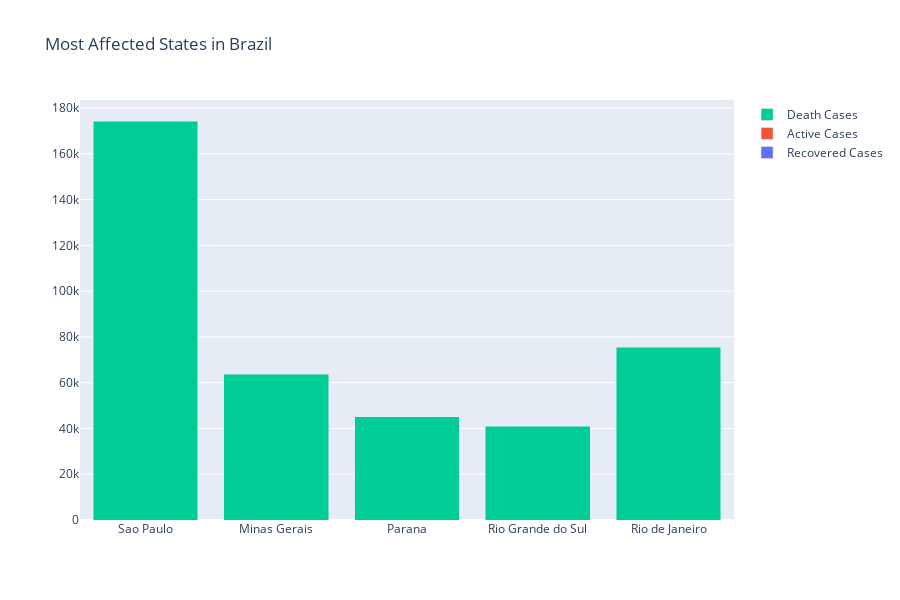

The notebook cell saved with this chart:
### Code cell
# Brazil
fig6 = go.Figure(data = [
    go.Bar(name = 'Recovered Cases', x = topstates_brazil['State'], y = topstates_brazil['Recovered']),
    go.Bar(name = 'Active Cases', x = topstates_brazil['State'], y = topstates_brazil['Active']),
    go.Bar(name = 'Death Cases', x = topstates_brazil['State'], y = topstates_brazil['Deaths'])
])
fig6.update_layout(title = 'Most Affected States in Brazil', barmode = 'stack', height = 600)
fig6.show()

### Figure 1 — Plotly figure (JSON) as saved in the notebook; plotly's stock layout.template omitted (floating-point values rounded to 4 significant figures)
{"data": [{"name": "Recovered Cases", "type": "bar", "x": ["Sao Paulo", "Minas Gerais", "Parana", "Rio Grande do Sul", "Rio de Janeiro"], "y": [0, 0, 0, 0, 0]}, {"name": "Active Cases", "type": "bar", "x": ["Sao Paulo", "Minas Gerais", "Parana", "Rio Grande do Sul", "Rio de Janeiro"], "y": [0, 0, 0, 0, 0]}, {"name": "Death Cases", "type": "bar", "x": ["Sao Paulo", "Minas Gerais", "Parana", "Rio Grande do Sul", "Rio de Janeiro"], "y": [174325, 63659, 45182, 40935, 75558]}], "layout": {"barmode": "stack", "height": 600, "title": {"text": "Most Affected States in Brazil"}}}
